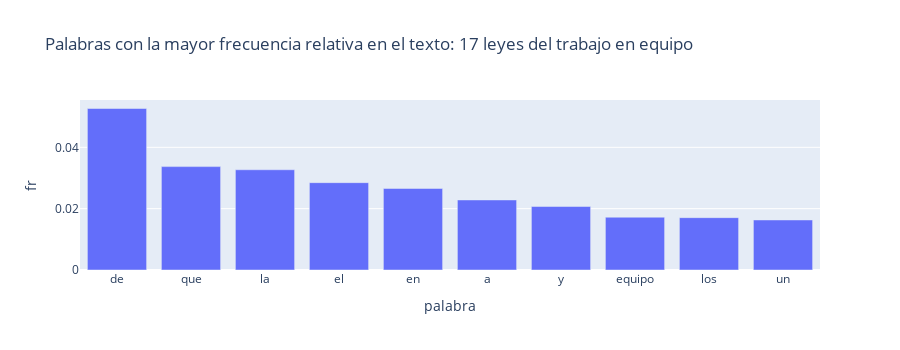

Notebook code cell kept with this figure:
### Markdown cell above
## Graficos

### Code cell
fig1 = px.bar(df_leyes.head(10), x = "palabra", y = "fr",height=350,
              title="Palabras con la mayor frecuencia relativa en el texto: 17 leyes del trabajo en equipo")
fig1.show()

### Figure 1 — Plotly figure (JSON) as saved in the notebook; plotly's stock layout.template omitted (floating-point values rounded to 4 significant figures)
{"data": [{"alignmentgroup": "True", "hovertemplate": "palabra=%{x}<br>fr=%{y}<extra></extra>", "legendgroup": "", "marker": {"color": "#636efa", "pattern": {"shape": ""}}, "name": "", "offsetgroup": "", "orientation": "v", "showlegend": false, "textposition": "auto", "type": "bar", "x": ["de", "que", "la", "el", "en", "a", "y", "equipo", "los", "un"], "xaxis": "x", "y": [0.05266, 0.03371, 0.03269, 0.02848, 0.02659, 0.02285, 0.0207, 0.01721, 0.01707, 0.01632], "yaxis": "y"}], "layout": {"barmode": "relative", "height": 350, "legend": {"tracegroupgap": 0}, "title": {"text": "Palabras con la mayor frecuencia relativa en el texto: 17 leyes del trabajo en equipo"}, "xaxis": {"anchor": "y", "domain": [0, 1], "title": {"text": "palabra"}}, "yaxis": {"anchor": "x", "domain": [0, 1], "title": {"text": "fr"}}}}
